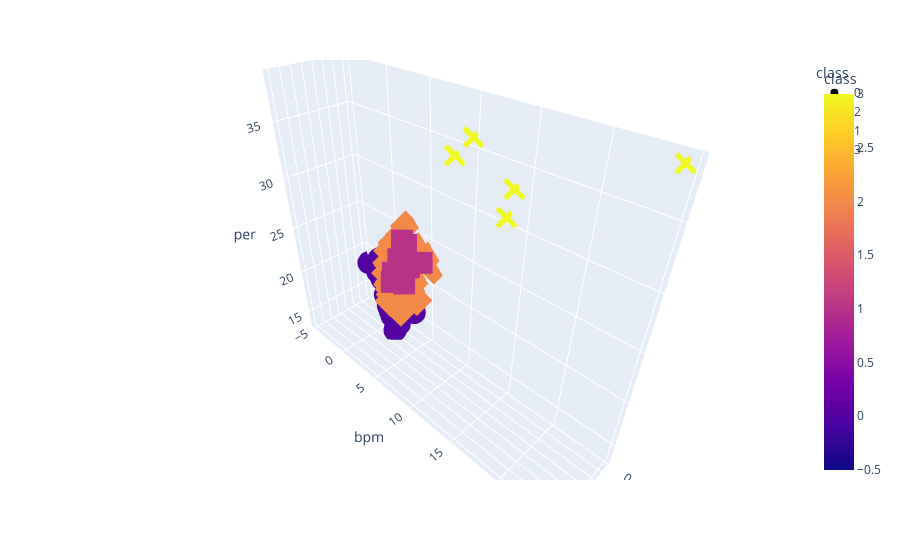

Notebook code for this chart:
### Code cell
as_four = get_clusters(4, all_stars)

# Plotting Class 1
fig = px.scatter_3d(
    as_four,
    x="vorp",
    y="bpm",
    z="per",
    color="class",
    symbol="class",
    hover_name = as_four.index,
    width=800,
)
fig.update_layout(hovermode='x unified')

fig.show()

### Figure 1 — Plotly figure (JSON) as saved in the notebook; plotly's stock layout.template omitted (floating-point values rounded to 4 significant figures; data arrays with more than 128 entries replaced by an {"elided": "..."} marker saying what was removed)
{"data": [{"hovertemplate": "<b>%{hovertext}</b><br><br>class=%{marker.color}<br>vorp=%{x}<br>bpm=%{y}<br>per=%{z}<extra></extra>", "hovertext": {"elided": "136 str values"}, "legendgroup": "0", "marker": {"color": {"elided": "136 int values"}, "coloraxis": "coloraxis", "symbol": "circle"}, "mode": "markers", "name": "0", "scene": "scene", "showlegend": true, "type": "scatter3d", "x": {"elided": "136 float values"}, "y": {"elided": "136 float values"}, "z": {"elided": "136 float values"}}, {"hovertemplate": "<b>%{hovertext}</b><br><br>class=%{marker.color}<br>vorp=%{x}<br>bpm=%{y}<br>per=%{z}<extra></extra>", "hovertext": ["Al Horford", "Al Jefferson", "Alan Williams", "Andre Drummond", "Archie Goodwin", "Bam Adebayo", "Ben Simmons", "Blake Griffin", "Boban Marjanović", "Bradley Beal", "Brandan Wright", "Brandon Bass", "Brandon Clarke", "CJ McCollum", "Chris Boucher", "Christian Wood", "Clint Capela", "Daniel Gafford", "Danilo Gallinari", "David Lee", "David West", "DeAndre Jordan", "DeMar DeRozan", "DeMarcus Cousins", "Deandre Ayton", "Demetrius Jackson", "Derrick Favors", "Devin Booker", "Devin Robinson", "Devon Dotson", "Donovan Mitchell", "Dwight Howard", "Dwight Powell", "Ekpe Udoh", "Emanuel Terry", "Enes Freedom", "Eric Bledsoe", "Gary Payton II", "Gordon Hayward", "Grant Riller", "Greg Monroe", "Hassan Whiteside", "JaVale McGee", "Jack Cooley", "Jameel Warney", "Jarrett Allen", "Jayson Tatum", "John Collins", "John Wall", "Johnathan Motley", "Jonas Valančiūnas", "Jordan Crawford", "Jrue Holiday", "Julius Randle", "Jusuf Nurkić", "Kemba Walker", "Kenneth Faried", "Kevin Love", "Kristaps Porziņģis", "Kyle Lowry", "Kyle O'Quinn", "LaMarcus Aldridge", "Lou Williams", "MarShon Brooks", "Mason Plumlee", "Michael Porter Jr.", "Mike Conley", "Mitch Creek", "Mitchell Robinson", "Monte Morris", "Montrezl Harrell", "Nerlens Noel", "Nikola Vučević", "Pau Gasol", "Paul George", "Paul Reed", "Richaun Holmes", "Robert Williams", "Scott Machado", "Shai Gilgeous-Alexander", "Shawn Long", "Steven Adams", "Tacko Fall", "Tobias Harris", "Trae Young", "Willy Hernangómez"], "legendgroup": "2", "marker": {"color": [2, 2, 2, 2, 2, 2, 2, 2, 2, 2, 2, 2, 2, 2, 2, 2, 2, 2, 2, 2, 2, 2, 2, 2, 2, 2, 2, 2, 2, 2, 2, 2, 2, 2, 2, 2, 2, 2, 2, 2, 2, 2, 2, 2, 2, 2, 2, 2, 2, 2, 2, 2, 2, 2, 2, 2, 2, 2, 2, 2, 2, 2, 2, 2, 2, 2, 2, 2, 2, 2, 2, 2, 2, 2, 2, 2, 2, 2, 2, 2, 2, 2, 2, 2, 2, 2], "coloraxis": "coloraxis", "symbol": "diamond"}, "mode": "markers", "name": "2", "scene": "scene", "showlegend": true, "type": "scatter3d", "x": [2.72, 0.3, 0.03333, 1.92, 0.2, 2.35, 3.35, 2.18, 0.46, 3.14, 0.4, 0.4, 1.5, 2.2, 1, 0.725, 2.02, 0.45, 1.78, 1.4, 1.15, 2.02, 2.72, 2.45, 1.2, 0.03333, 1.4, 1.42, 0.1, 0.1, 2.375, 0.76, 1.22, 0.8, 0, 1.32, 2.04, 0, 2.3, 0, 0.9, 1.64, 0.68, 0, 0, 1.45, 2.475, 1.45, 1.95, 0, 1.72, 0.25, 2.44, 1.76, 1.1, 3.42, 0.3333, 1.36, 1.5, 3.16, 0.9, 1.96, 1.8, 0.15, 1.52, 1.65, 2.52, 0.1, 1.367, 0.75, 1.92, 1.08, 3.38, 1.833, 3.8, 0, 0.88, 1, 0, 1.6, 0.2, 1.6, 0.1, 2.44, 2.333, 0.4], "y": [3.7, 0.3, 1.833, 1.2, 1.9, 2.425, 3.65, 1.62, 2.32, 2.94, 1.9, 0.4, 2.3, 1.72, 2.633, 0.575, 2.34, 0.45, 1.92, 1.8, 2.95, 2.16, 2.38, 3.725, 0.6, 3.033, 1.66, 0.5, 1.9, 2.1, 2.175, -0.6, 1.48, 3.9, 2.3, 1.4, 1.8, 3.22, 2.525, 5.1, 0.2667, 1.48, 0.62, -0.6, -0.2, 1.05, 2.225, 1.525, 1.975, 0.9667, 2.16, 2.75, 2.22, 0.94, 1.46, 3.8, -0.6667, 1.78, 1.55, 3.68, 2.1, 1.52, 1.32, 2.05, 1.76, 2.3, 3.44, 3.5, 2.2, 2.6, 2.7, 1.9, 4.04, 3.5, 4.46, -1, 0.86, 4.3, 5.5, 1.767, 1.2, 0.92, 3.85, 1.92, 2.333, 0.22], "z": [17.72, 19.55, 20.57, 21.72, 18.7, 19.15, 19.68, 17.6, 25.62, 21.04, 18.75, 19.7, 19.1, 18.34, 21.6, 20.05, 22.92, 19.2, 17.6, 18.5, 18.75, 19.6, 21.64, 21.55, 20.27, 19.07, 18.92, 18.54, 20.6, 19.3, 18.5, 19.04, 17.9, 18.05, 19.7, 22.96, 17.72, 18.34, 18.38, 23.6, 19.43, 22.88, 21.14, 19.7, 22.5, 19.2, 18, 21.05, 18.93, 21.53, 22.72, 18.35, 18.26, 18.88, 20.64, 20.26, 19.77, 19.2, 19.82, 18.62, 18.98, 20.38, 18.82, 18.85, 18.06, 20.2, 18.66, 20.2, 21.07, 18.05, 22.64, 18.22, 21.82, 18.6, 20.76, 21.2, 19.32, 22.53, 22.2, 17.57, 24.1, 18.24, 24, 17.68, 21.3, 19.88]}, {"hovertemplate": "<b>%{hovertext}</b><br><br>class=%{marker.color}<br>vorp=%{x}<br>bpm=%{y}<br>per=%{z}<extra></extra>", "hovertext": ["Anthony Davis", "Chris Paul", "Damian Lillard", "Giannis Antetokounmpo", "James Harden", "Jimmy Butler", "Joel Embiid", "Karl-Anthony Towns", "Kawhi Leonard", "Kevin Durant", "Kyrie Irving", "LeBron James", "Luka Dončić", "Nikola Jokić", "Rudy Gobert", "Russell Westbrook", "Stephen Curry", "Zion Williamson"], "legendgroup": "1", "marker": {"color": [1, 1, 1, 1, 1, 1, 1, 1, 1, 1, 1, 1, 1, 1, 1, 1, 1, 1], "coloraxis": "coloraxis", "symbol": "square"}, "mode": "markers", "name": "1", "scene": "scene", "showlegend": true, "type": "scatter3d", "x": [4.8, 3.86, 5.6, 6.4, 7.2, 4.4, 2.8, 4.24, 4.34, 4.75, 3.64, 5.94, 4.633, 6.32, 3.76, 5.06, 4.2, 2.35], "y": [6.96, 5.74, 6.48, 8.88, 9.28, 5.98, 4.98, 5.62, 8.58, 7.225, 6.22, 8.16, 6.367, 8.56, 4.34, 5.56, 6.76, 3.95], "z": [27.24, 22.68, 25.1, 29.08, 28.28, 23.82, 25.84, 25.34, 26.46, 26.05, 24.58, 26.18, 24.17, 26.64, 22.76, 23.38, 25.04, 25.6]}, {"hovertemplate": "<b>%{hovertext}</b><br><br>class=%{marker.color}<br>vorp=%{x}<br>bpm=%{y}<br>per=%{z}<extra></extra>", "hovertext": ["David Stockton", "Shamorie Ponds", "Trevon Duval", "Troy Caupain", "Vince Hunter"], "legendgroup": "3", "marker": {"color": [3, 3, 3, 3, 3], "coloraxis": "coloraxis", "symbol": "x"}, "mode": "markers", "name": "3", "scene": "scene", "showlegend": true, "type": "scatter3d", "x": [0, 0, 0, 0.1, 0], "y": [7.9, 13.7, 24.4, 13.3, 9.7], "z": [33.9, 33.1, 38.3, 30.7, 35.8]}], "layout": {"autosize": true, "coloraxis": {"colorbar": {"title": {"text": "class"}}, "colorscale": [[0, "#0d0887"], [0.1111, "#46039f"], [0.2222, "#7201a8"], [0.3333, "#9c179e"], [0.4444, "#bd3786"], [0.5556, "#d8576b"], [0.6667, "#ed7953"], [0.7778, "#fb9f3a"], [0.8889, "#fdca26"], [1, "#f0f921"]]}, "hovermode": "x unified", "legend": {"title": {"text": "class"}, "tracegroupgap": 0}, "margin": {"t": 60}, "scene": {"aspectmode": "auto", "aspectratio": {"x": 0.4201, "y": 1.677, "z": 1.42}, "domain": {"x": [0, 1], "y": [0, 1]}, "xaxis": {"title": {"text": "vorp"}, "type": "linear"}, "yaxis": {"title": {"text": "bpm"}, "type": "linear"}, "zaxis": {"title": {"text": "per"}, "type": "linear"}}}}
